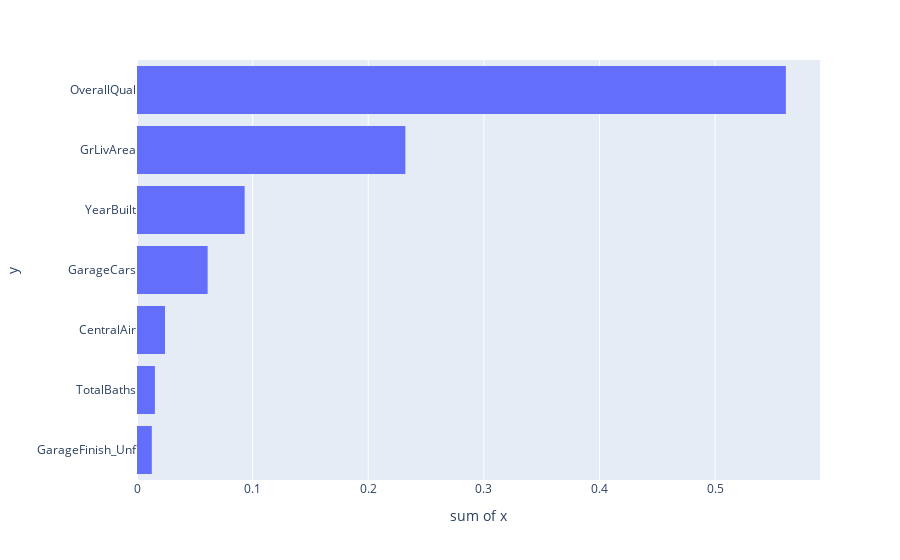

The notebook cell saved with this chart:
### Code cell
import plotly.express as px
px.histogram(x=model.feature_importances_, y=model.feature_names_in_).update_yaxes(categoryorder='total ascending')

### Figure 1 — Plotly figure (JSON) as saved in the notebook; plotly's stock layout.template omitted (floating-point values rounded to 4 significant figures)
{"data": [{"bingroup": "y", "histfunc": "sum", "hovertemplate": "sum of x=%{x}<br>y=%{y}<extra></extra>", "legendgroup": "", "marker": {"color": "#636efa", "pattern": {"shape": ""}}, "name": "", "orientation": "h", "showlegend": false, "type": "histogram", "x": [0.5612, 0.2321, 0.0611, 0.09309, 0.0128, 0.02423, 0.01547], "xaxis": "x", "y": ["OverallQual", "GrLivArea", "GarageCars", "YearBuilt", "GarageFinish_Unf", "CentralAir", "TotalBaths"], "yaxis": "y"}], "layout": {"barmode": "relative", "legend": {"tracegroupgap": 0}, "margin": {"t": 60}, "xaxis": {"anchor": "y", "domain": [0, 1], "title": {"text": "sum of x"}}, "yaxis": {"anchor": "x", "categoryorder": "total ascending", "domain": [0, 1], "title": {"text": "y"}}}}
